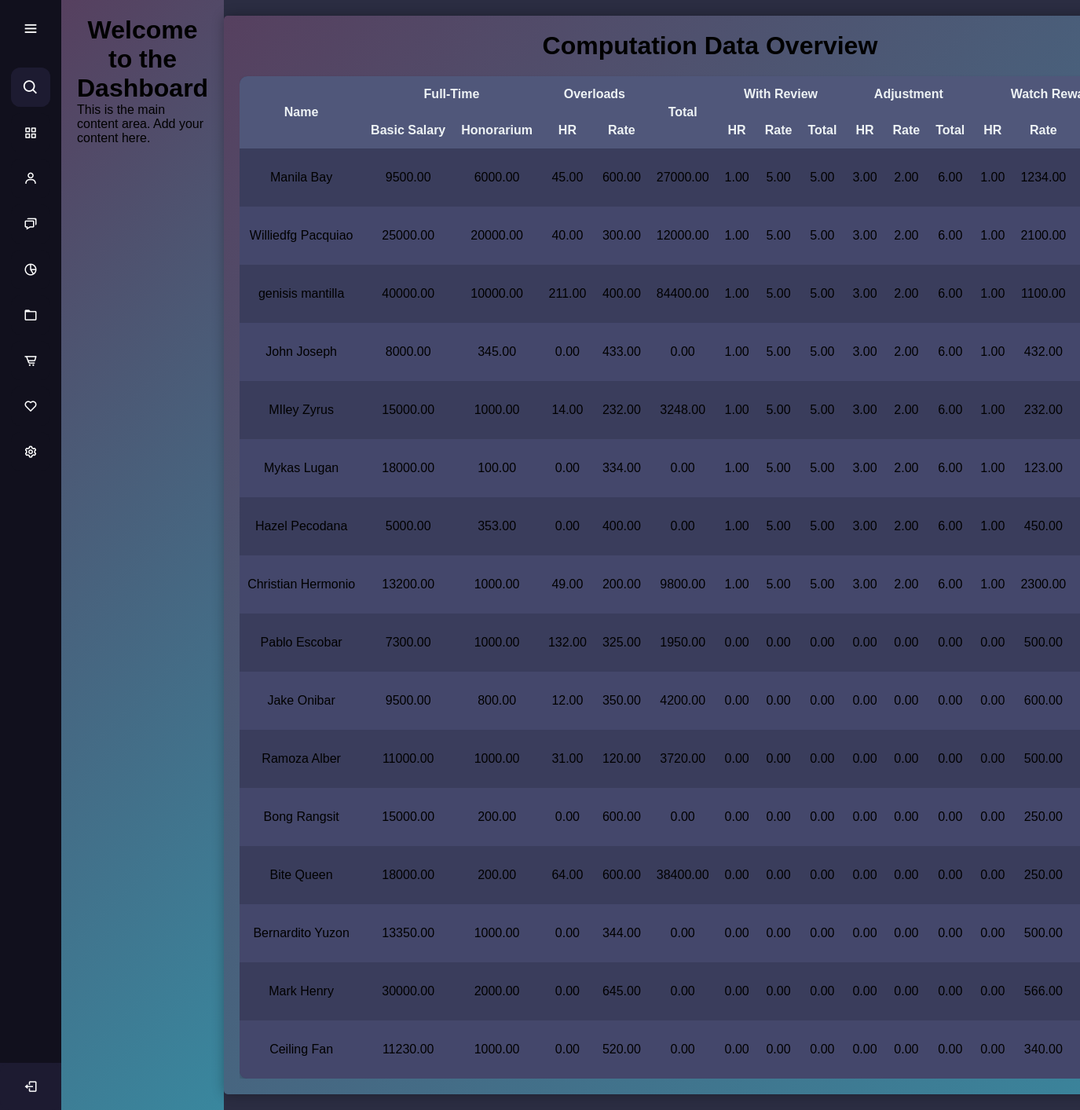
The app's page /frontUP/computation.php with its own data.
### tables this page shows
CREATE TABLE `employees` (
  `employee_id` int(11) NOT NULL,
  `first_name` varchar(255) NOT NULL,
  `last_name` varchar(255) NOT NULL,
  `suffix_title` varchar(50) NOT NULL,
  `employee_type` enum('full-time','part-time') NOT NULL,
  `classification` varchar(255) NOT NULL,
  `basic_salary` decimal(10,2) NOT NULL,
  `honorarium` decimal(10,2) DEFAULT 0.00,
  `incentives` decimal(10,0) NOT NULL,
  `overload_rate` decimal(10,0) NOT NULL,
  `watch_reward` decimal(10,0) NOT NULL,
  `absent_lateRate` decimal(10,0) NOT NULL,
  `created_at` timestamp NOT NULL DEFAULT current_timestamp()
);

### frontUP/computation.php (the view, shortened to what this page needs)
<?php
require 'database_connection.php';
$sql = "
    SELECT
        e.employee_id,
        CONCAT(e.first_name, ' ', e.last_name) AS full_name,
        e.basic_salary,
        e.honorarium,
        comp.overload_rate,
        comp.overload_total,
        comp.wr_hr,
        comp.wr_rate,
        comp.wr_total,
        comp.adjust_hr,
        comp.adjust_rate,
        comp.adjust_total,
        comp.watch_hr,
        comp.watch_rate,
        comp.watch_total,
        comp.gross_pay,
        comp.absent_late_hr,
        comp.absent_late_rate,
        comp.absent_late_total,
        comp.pagibig AS loan_pagibig,
        comp.mp2 AS loan_mp2,
        COALESCE(SUM(o.grand_total), 0) AS overload_hr,
        COALESCE(c.medical_savings, 0) AS medical_savings,
        COALESCE(c.retirement, 0) AS retirement,
        COALESCE((c.sss_ee + c.sss_er), 0) AS sss_total,
        COALESCE((c.pag_ibig_ee + c.pag_ibig_er), 0) AS pag_ibig_total,
        COALESCE((c.philhealth_ee + c.philhealth_er), 0) AS philhealth_total,
        comp.canteen,
        comp.others,
        comp.total_deduction,
        comp.net_pay
    FROM employees e
    LEFT JOIN overload o ON e.employee_id = o.employee_id
    LEFT JOIN contributions c ON e.employee_id = c.employee_id
    LEFT JOIN computation comp ON e.employee_id = comp.employee_id
    GROUP BY e.employee_id
";
$result = $conn->query($sql);
?>
<!DOCTYPE html>
<html lang="en">
<head>
    <link rel="stylesheet" href="table_styles.css">
</head>
<body>
    <?php include 'sidebars.php'; ?>
    <div class="content">
        <h1>Computation Data Overview</h1>
        <div class="table-wrapper">
            <table>
                <thead>
                    <tr>
                        <th rowspan="2">Name</th>
                        <th colspan="2">Full-Time</th>
                        <th colspan="2">Overloads</th>
                        <th rowspan="2">Total</th>
                        <th colspan="3">With Review</th>
                        <th colspan="3">Adjustment</th>
                        <th colspan="3">Watch Reward</th>
                    </tr>
                    <tr>
                        <th>Basic Salary</th>
                        <th>Honorarium</th>
                        <th>HR</th>
                        <th>Rate</th>
                        <th>HR</th>
                        <th>Rate</th>
                        <th>Total</th>
                        <th>HR</th>
                        <th>Rate</th>
                        <th>Total</th>
                        <th>HR</th>
                        <th>Rate</th>
                        <th>Total</th>
                    </tr>
                </thead>
                <tbody>
                    <?php
                    if ($result && $result->num_rows > 0) {
                        while ($row = $result->fetch_assoc()) {
                            echo "<tr data-employee-id='{$row['employee_id']}'>";
                            echo "<td>{$row['full_name']}</td>";
                            echo "<td>{$row['basic_salary']}</td>";
                            echo "<td>{$row['honorarium']}</td>";
                            echo "<td>{$row['overload_hr']}</td>";
                            echo "<td contenteditable='true' data-column='overload_rate'>{$row['overload_rate']}</td>";
                            echo "<td contenteditable='true' data-column='overload_total'>{$row['overload_total']}</td>";
                            echo "<td contenteditable='true' data-column='wr_hr'>{$row['wr_hr']}</td>";
                            echo "<td contenteditable='true' data-column='wr_rate'>{$row['wr_rate']}</td>";
                            echo "<td contenteditable='true' data-column='wr_total'>{$row['wr_total']}</td>";
                            echo "<td contenteditable='true' data-column='adjust_hr'>{$row['adjust_hr']}</td>";
                            echo "<td contenteditable='true' data-column='adjust_rate'>{$row['adjust_rate']}</td>";
                            echo "<td contenteditable='true' data-column='adjust_total'>{$row['adjust_total']}</td>";
                            echo "<td contenteditable='true' data-column='watch_hr'>{$row['watch_hr']}</td>";
                            echo "<td contenteditable='true' data-column='watch_rate'>{$row['watch_rate']}</td>";
                            echo "<td contenteditable='true' data-column='watch_total'>{$row['watch_total']}</td>";
                            echo "</tr>";
                        }
                    } else {
                        echo "<tr><td colspan='30'>No data found</td></tr>";
                    }
                    ?>
                </tbody>
            </table>
        </div>
    </div>
</body>
</html>

### frontUP/table_styles.css (style rules this page uses)
body { font-family: Arial, sans-serif; margin: 0; padding: 0; display: flex; min-height: 100vh; background-color: #2b2d42; }
.content { margin: 20px auto; padding: 20px; background: linear-gradient( 135deg, #56405f, #39879e ); border-radius: 5px; box-shadow: 0 0 15px rgba(0, 0, 0, 0.3); max-width: 90%; }
h1 { text-align: center; }
.table-wrapper { overflow-x: auto; }
table { width: 100%; border-collapse: collapse; margin-top: 20px; background-color: #3a3d5c; box-shadow: 0 4px 6px rgba(0, 0, 0, 0.2); border-radius: 10px; overflow: hidden; }
th, td { border: none; padding: 14px 10px; text-align: center; white-space: nowrap; background-color: transparent; }
th { background-color: #50577a; font-weight: bold; color: #edf2f4; }
tr:nth-child(even) td { background-color: #44476b; }

### frontUP/styles.css (style rules this page uses)
* { margin: 0; padding: 0; box-sizing: border-box; font-family: "Poppins", sans-serif; }

### records on screen
employees: full_name "Manila Bay", basic_salary "9500.00", honorarium "6000.00", overload_hr "45.00", overload_rate "600.00", overload_total "27000.00", wr_hr "1.00", wr_rate "5.00", wr_total "5.00", adjust_hr "3.00", adjust_rate "2.00", adjust_total "6.00", watch_hr "1.00", watch_rate "1234.00"
employees: full_name "Williedfg Pacquiao", basic_salary "25000.00", honorarium "20000.00", overload_hr "40.00", overload_rate "300.00", overload_total "12000.00", wr_hr "1.00", wr_rate "5.00", wr_total "5.00", adjust_hr "3.00", adjust_rate "2.00", adjust_total "6.00", watch_hr "1.00", watch_rate "2100.00"
employees: full_name "genisis mantilla", basic_salary "40000.00", honorarium "10000.00", overload_hr "211.00", overload_rate "400.00", overload_total "84400.00", wr_hr "1.00", wr_rate "5.00", wr_total "5.00", adjust_hr "3.00", adjust_rate "2.00", adjust_total "6.00", watch_hr "1.00", watch_rate "1100.00"
employees: full_name "John Joseph", basic_salary "8000.00", honorarium "345.00", overload_hr "0.00", overload_rate "433.00", overload_total "0.00", wr_hr "1.00", wr_rate "5.00", wr_total "5.00", adjust_hr "3.00", adjust_rate "2.00", adjust_total "6.00", watch_hr "1.00", watch_rate "432.00"
employees: full_name "MIley Zyrus", basic_salary "15000.00", honorarium "1000.00", overload_hr "14.00", overload_rate "232.00", overload_total "3248.00", wr_hr "1.00", wr_rate "5.00", wr_total "5.00", adjust_hr "3.00", adjust_rate "2.00", adjust_total "6.00", watch_hr "1.00", watch_rate "232.00"
employees: full_name "Mykas Lugan", basic_salary "18000.00", honorarium "100.00", overload_hr "0.00", overload_rate "334.00", overload_total "0.00", wr_hr "1.00", wr_rate "5.00", wr_total "5.00", adjust_hr "3.00", adjust_rate "2.00", adjust_total "6.00", watch_hr "1.00", watch_rate "123.00"
employees: full_name "Hazel Pecodana", basic_salary "5000.00", honorarium "353.00", overload_hr "0.00", overload_rate "400.00", overload_total "0.00", wr_hr "1.00", wr_rate "5.00", wr_total "5.00", adjust_hr "3.00", adjust_rate "2.00", adjust_total "6.00", watch_hr "1.00", watch_rate "450.00"
employees: full_name "Christian Hermonio", basic_salary "13200.00", honorarium "1000.00", overload_hr "49.00", overload_rate "200.00", overload_total "9800.00", wr_hr "1.00", wr_rate "5.00", wr_total "5.00", adjust_hr "3.00", adjust_rate "2.00", adjust_total "6.00", watch_hr "1.00", watch_rate "2300.00"
employees: full_name "Pablo Escobar", basic_salary "7300.00", honorarium "1000.00", overload_hr "132.00", overload_rate "325.00", overload_total "1950.00", wr_hr "0.00", wr_rate "0.00", wr_total "0.00", adjust_hr "0.00", adjust_rate "0.00", adjust_total "0.00", watch_hr "0.00", watch_rate "500.00"
employees: full_name "Jake Onibar", basic_salary "9500.00", honorarium "800.00", overload_hr "12.00", overload_rate "350.00", overload_total "4200.00", wr_hr "0.00", wr_rate "0.00", wr_total "0.00", adjust_hr "0.00", adjust_rate "0.00", adjust_total "0.00", watch_hr "0.00", watch_rate "600.00"
employees: full_name "Ramoza Alber", basic_salary "11000.00", honorarium "1000.00", overload_hr "31.00", overload_rate "120.00", overload_total "3720.00", wr_hr "0.00", wr_rate "0.00", wr_total "0.00", adjust_hr "0.00", adjust_rate "0.00", adjust_total "0.00", watch_hr "0.00", watch_rate "500.00"
employees: full_name "Bong Rangsit", basic_salary "15000.00", honorarium "200.00", overload_hr "0.00", overload_rate "600.00", overload_total "0.00", wr_hr "0.00", wr_rate "0.00", wr_total "0.00", adjust_hr "0.00", adjust_rate "0.00", adjust_total "0.00", watch_hr "0.00", watch_rate "250.00"
employees: full_name "Bite Queen", basic_salary "18000.00", honorarium "200.00", overload_hr "64.00", overload_rate "600.00", overload_total "38400.00", wr_hr "0.00", wr_rate "0.00", wr_total "0.00", adjust_hr "0.00", adjust_rate "0.00", adjust_total "0.00", watch_hr "0.00", watch_rate "250.00"
employees: full_name "Bernardito Yuzon", basic_salary "13350.00", honorarium "1000.00", overload_hr "0.00", overload_rate "344.00", overload_total "0.00", wr_hr "0.00", wr_rate "0.00", wr_total "0.00", adjust_hr "0.00", adjust_rate "0.00", adjust_total "0.00", watch_hr "0.00", watch_rate "500.00"
employees: full_name "Mark Henry", basic_salary "30000.00", honorarium "2000.00", overload_hr "0.00", overload_rate "645.00", overload_total "0.00", wr_hr "0.00", wr_rate "0.00", wr_total "0.00", adjust_hr "0.00", adjust_rate "0.00", adjust_total "0.00", watch_hr "0.00", watch_rate "566.00"
employees: full_name "Ceiling Fan", basic_salary "11230.00", honorarium "1000.00", overload_hr "0.00", overload_rate "520.00", overload_total "0.00", wr_hr "0.00", wr_rate "0.00", wr_total "0.00", adjust_hr "0.00", adjust_rate "0.00", adjust_total "0.00", watch_hr "0.00", watch_rate "340.00"
